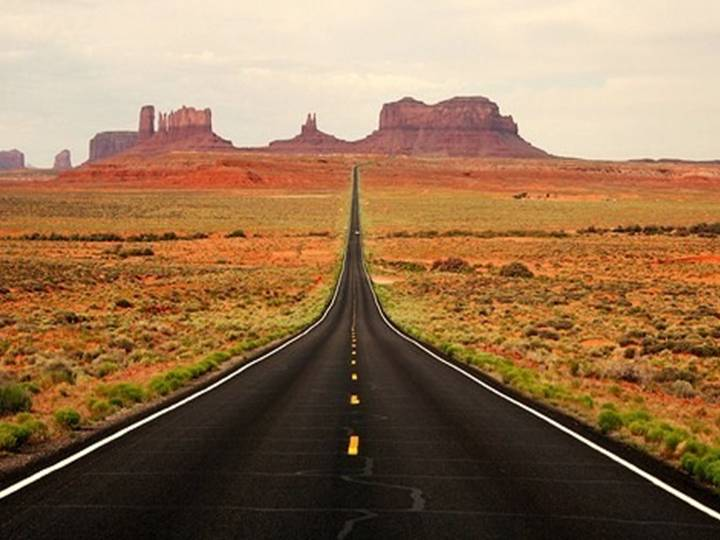
#> input picture Filters/Pictures/road.jpg, 720 x 540 px, found by its file name
$ jupyter execute 'Neural Network.ipynb'
#> lines starting #> are read from the running program, lines starting #| are printed output that depends on the picture
[cell 1]
import matplotlib.pylab as plt
import numpy as np
from time import time
import cv2

[cell 2]
image = cv2.imread('C:/Users/dimap/source/repos/FIlters/road.jpg')
#> image is the input picture: shape (540, 720, 3); mean B, G, R 83.8, 116.5, 150.3

image_gray = np.ones((len(image), len(image[0])))
#> image_gray: shape (540, 720) float64; every value is 1
for i in range(len(image)):
    for j in range(len(image[i])):
        image_gray[i][j] = image[i][j][0] * 0.2125 + image[i][j][1] * 0.7154 + image[i][j][2] * 0.0721
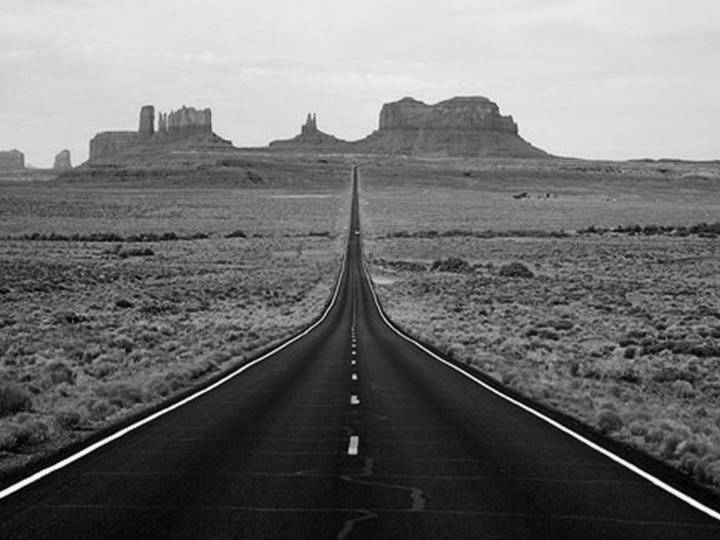
#> image_gray: shape (540, 720) float64; min 0.0721, max 252.8, mean 112

[cell 3]
def activate_function(x):
    # Sigmoid activate function
    return 1 / (1 + np.exp(-x))

###################################################################

def neural_network(layers_number, input_data, weight):
    size = len(input_data)
    layers = np.zeros((layers_number + 1, size))
    layers[0] = input_data
    for i in range(layers_number):
        layers[i + 1] = mult(weight[i], layers[i])
    print (layers)
    output = (layers[layers_number] * weight[layers_number - 1][0]).sum()
    return output

###################################################################

def matrix_vector(matrix, vector):
    result = np.zeros(len(matrix))
    if (len(matrix[0]) != len(vector)):
        print ("ERROR")
    else:
        for i in range (len(matrix)):
            summ = 0
            for j in range(len(vector)):
                summ = summ + (matrix[i][j] * vector[j])
            result[i] = activate_function(summ)
    return result

[cell 4]
class Neuron:

    def __init__(self, weights, bias, value):
        self.weights = weights
        self.bias = bias
        self.value = value

    def feedForward(self, input_data):
        self.value = np.dot(self.weights, input_data) + self.bias

###################################################################

class NeuralNetwork:

    def __init__(self, layer_data, size):
        self.size = size
        self.layer_data = layer_data

    def defineLayer(self, input_data, layer_size, weight, n):

#> called with layer_size = 8, weight = array of shape (8, 9), n = 0
        for i in range(layer_size):
            bias = np.random.randint(5)
            value = 1
            neuron = Neuron(weight[i], bias, value)
            neuron.feedForward(input_data)
            self.layer_data[n].append(neuron)

        self.layer_data.append([])

    def outPut(self, weight):
        return activate_function(np.dot(self.layer_data[self.size - 1], weight))

[cell 5]
network_size = 3
layer_data = [[]]

netWork = NeuralNetwork(layer_data, network_size)
input_data = [12, 25, 19, 22, 39, 21, 54, 11, 13]

[cell 6]
layer_size_0 = 8

Dx1 = np.array([1/2, -1/2, 0, 1/2, -1/2, 0, 0, 0, 0])
Dy1 = np.array([1/2, 1/2, 0, -1/2, -1/2, 0, 0, 0, 0])

Dx2 = np.array([0, 1/2, -1/2, 0, 1/2, -1/2, 0, 0, 0])
Dy2 = np.array([0, 1/2, 1/2, 0, -1/2, -1/2, 0, 0, 0])

Dx3 = np.array([0, 0, 0, 1/2, -1/2, 0, 1/2, -1/2, 0])
Dy3 = np.array([0, 0, 0, 1/2, 1/2, 0, -1/2, -1/2, 0])

Dx4 = np.array([0, 0, 0, 0, 1/2, -1/2, 0, 1/2, -1/2])
Dy4 = np.array([0, 0, 0, 0, 1/2, 1/2, 0, -1/2, -1/2])

weight_0 = np.array((Dx1, Dy1, Dx2, Dy2, Dx3, Dy3, Dx4, Dy4))

netWork.defineLayer(input_data, layer_size_0, weight_0, 0)

[cell 7]
layer_size_1 = 12

input_data = np.ones(layer_size_0)

for i in range(layer_size_0):
    input_data[i] = netWork.layer_data[0][i].value

lx1 = netWork.layer_data[0][0].value
ly1 = netWork.layer_data[0][1].value

lx2 = netWork.layer_data[0][2].value
ly2 = netWork.layer_data[0][3].value

lx3 = netWork.layer_data[0][4].value
ly3 = netWork.layer_data[0][5].value

lx4 = netWork.layer_data[0][6].value
ly4 = netWork.layer_data[0][7].value

weight_1 = np.array(([lx1, 0, 0, 0, 0, 0, 0, 0], [ly1, 0, 0, 0, 0, 0, 0, 0],
                     [0, ly1, 0, 0, 0, 0, 0, 0], [0, 0, lx2, 0, 0, 0, 0, 0],
                     [0, 0, ly2, 0, 0, 0, 0, 0], [0, 0, 0, ly2, 0, 0, 0, 0],
                     [0, 0, 0, 0, lx3, 0, 0, 0], [0, 0, 0, 0, ly3, 0, 0, 0],
                     [0, 0, 0, 0, 0, ly3, 0, 0], [0, 0, 0, 0, 0, 0, lx4, 0],
                     [0, 0, 0, 0, 0, 0, ly4, 0], [0, 0, 0, 0, 0, 0, 0, ly4]))


netWork.defineLayer(input_data, layer_size_1, weight_1, 1)

[cell 8]
layer_size_2 = 3

input_data = np.ones(layer_size_1)

for i in range(layer_size_1):
    input_data[i] = netWork.layer_data[1][i].value

weight_2 = np.array(([1/2, 0, 0, 1/2, 0, 0, 1/2, 0, 0, 1/2, 0, 0],
                     [0, 1/2, 0, 0, 1/2, 0, 0, 1/2, 0, 0, 1/2, 0],
                     [0, 0, 1/2, 0, 0, 1/2, 0, 0, 1/2, 0, 0, 1/2]))

netWork.defineLayer(input_data, layer_size_2, weight_2, 2)


$ run again, with Filters/Pictures/cor.jpg copied over Filters/Pictures/road.jpg
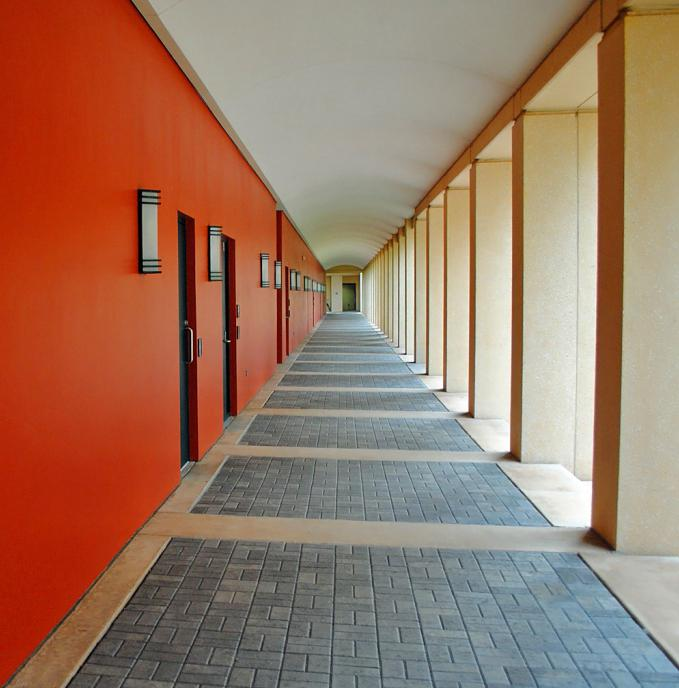
#> input picture Filters/Pictures/cor.jpg, 679 x 688 px, found by its file name
#> image is the input picture: shape (688, 679, 3); mean B, G, R 99.5, 119.9, 156.9
#> after the loop `for i in range(len(image)):`:
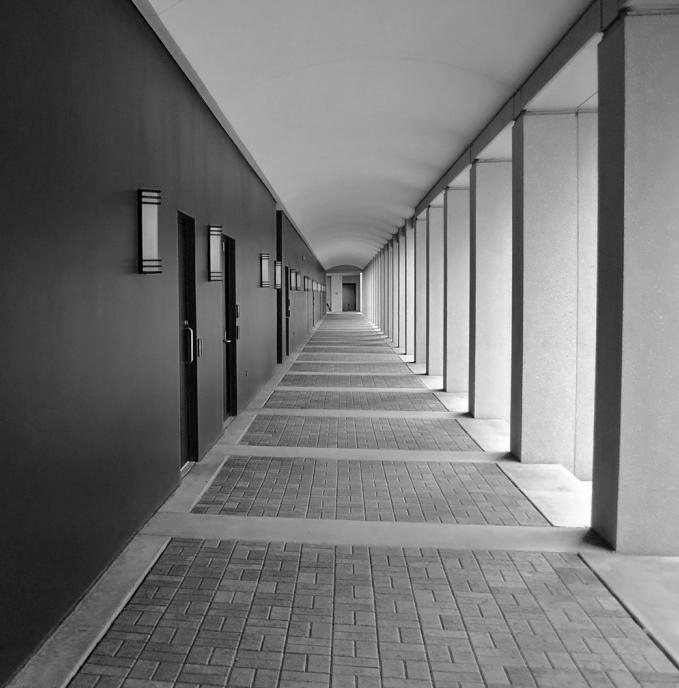
#> image_gray: shape (688, 679) float64; min 0.0721, max 255, mean 118.2; drawn with min black and max white
